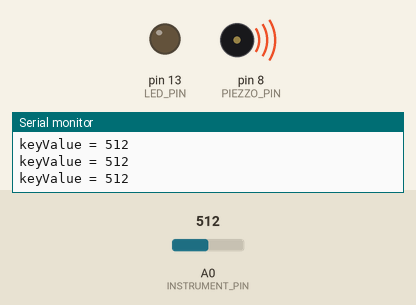
A sketch run on a simulated Arduino Uno, built with avr-gcc and run on an emulated ATmega328P. Shown: output pins drawn as LEDs (lit = HIGH), buzzer (waves = sounding), the last lines printed to the serial monitor. The inputs (shaded band) are chosen by the test bench; at power-on: A0 (INSTRUMENT_PIN) = 512.

Above: at 1.2 s.
1.3 s: A0 (INSTRUMENT_PIN) set to 6
At 2.4 s:
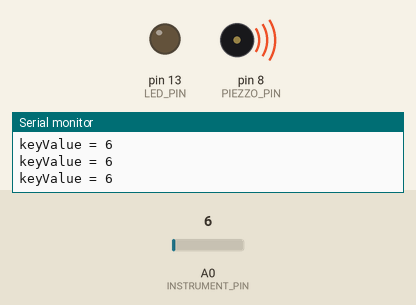
4.3 s: A0 (INSTRUMENT_PIN) set to 3
At 5.3 s:
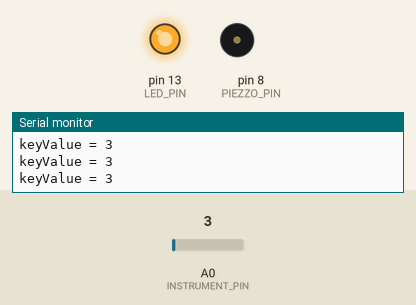
5.8 s: A0 (INSTRUMENT_PIN) set to 1000
At 6.5 s:
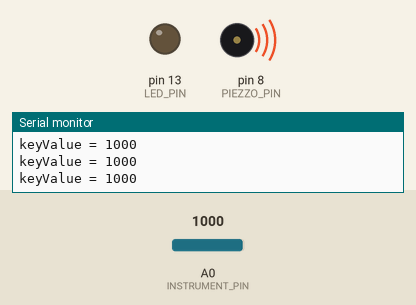
Timing chart, 0 to 8.8 s (numbered marks = the images above; inputs shaded):
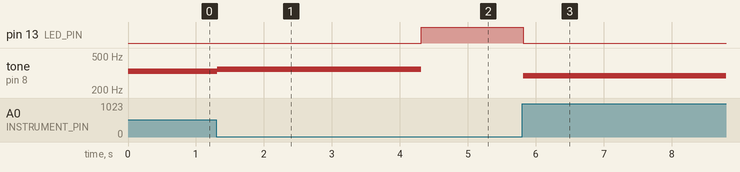

Measured:
- the behaviour switches between 5 and 4 on A0 (INSTRUMENT_PIN) (found by bisection; images 1 and 2)
- after the input at 1.3 s, tone on pin 8 (PIEZZO_PIN): 330 Hz → 349 Hz at once
- after the input at 4.3 s, pin 13 (LED_PIN): LOW → HIGH at once; tone on pin 8 (PIEZZO_PIN): 349 Hz → silent at once
- after the input at 5.8 s, pin 13 (LED_PIN): HIGH → LOW at once; tone on pin 8 (PIEZZO_PIN): silent → 294 Hz at once

The sketch:

project7-keyboard-instrument.ino
```cpp
const int INSTRUMENT_PIN = A0;
const int PIEZZO_PIN = 8;
const int LED_PIN = 13;

const int NOTES[] = {262, 294, 330, 349};

int keyValue = 0;

void setup() {
  // Start debugger
  Serial.begin(9600);

  // Set INPUT/OUTPUT
  pinMode(INSTRUMENT_PIN, INPUT);
  pinMode(PIEZZO_PIN, OUTPUT);
  pinMode(LED_PIN, OUTPUT);
}

void loop() {

  keyValue = analogRead(INSTRUMENT_PIN);
  delay(5);

  // Debug
  Serial.print("keyValue = ");
  Serial.println(keyValue);

  // PIEZZO output based on i value
  if (keyValue >= 1023) {
    tone(PIEZZO_PIN, NOTES[0]);
    digitalWrite(LED_PIN, LOW);
  }
  else if (keyValue >= 990) {
    tone(PIEZZO_PIN, NOTES[1]);
    digitalWrite(LED_PIN, LOW);
  }
  else if (keyValue >= 505) {
    tone(PIEZZO_PIN, NOTES[2]);
    digitalWrite(LED_PIN, LOW);
  }
  else if (keyValue >= 5) {
    tone(PIEZZO_PIN, NOTES[3]);
    digitalWrite(LED_PIN, LOW);
  }
  else {
    noTone(PIEZZO_PIN);
    digitalWrite(LED_PIN, HIGH);
  }

}
```
